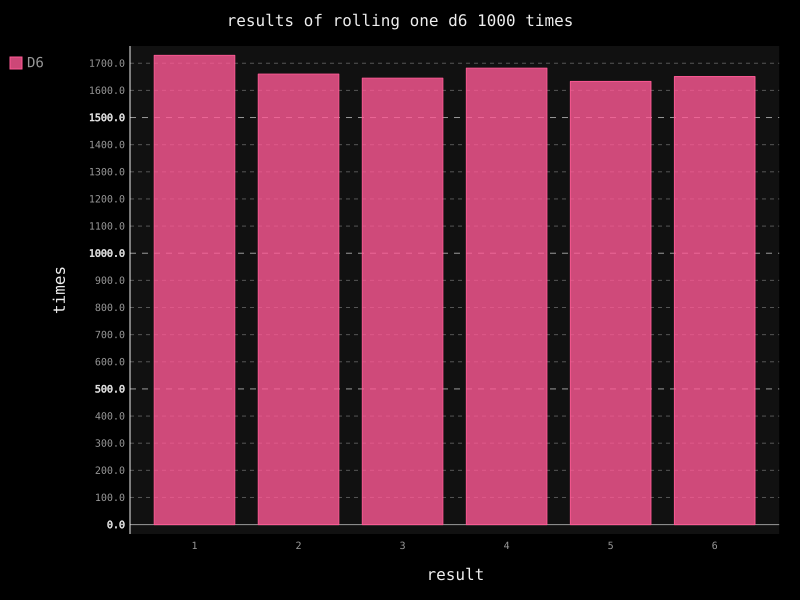

Source code (Python):
from die import Die
import pygal

#创建一个die. D6
die = Die()

#丢几次骰子 并将结果存储在一个列表中
results = []
for roll in range(10000):
	result = die.roll()
	results.append(result)
# print(results)

#分析结果
frequencies = []
for value in range(1,die.num_sides+1):
	frequency = results.count(value)
	frequencies.append(frequency)

# print(frequencies)

#对结果进行可视化
#创建条形图
hist = pygal.Bar()

hist.title = "results of rolling one d6 1000 times"
hist.x_labels = ['1','2','3','4','5','6']
hist.x_title = "result"
hist.y_title = "times"

hist.add('D6',frequencies)
hist.render_to_file('die_visual.svg')
